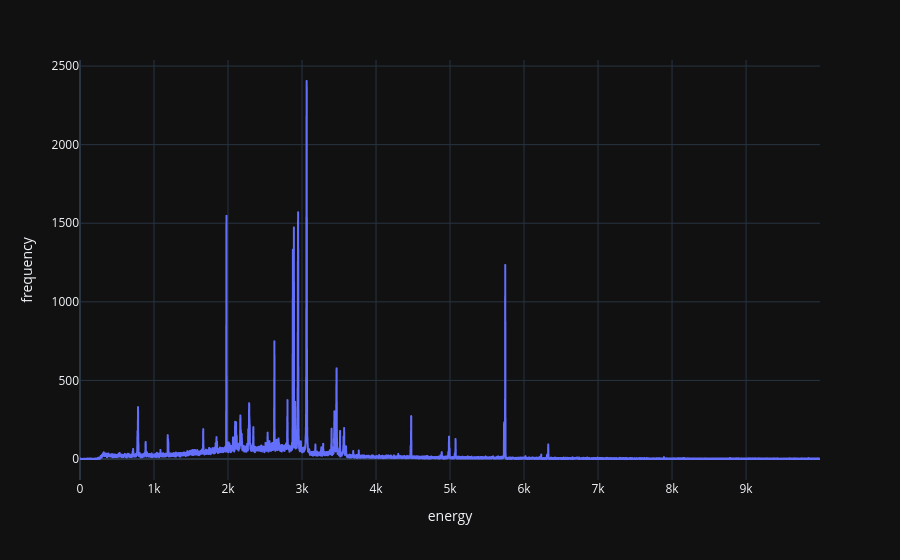

The code cell stored with this chart in its notebook:
### Markdown cell above
##### Making sense of this graphically

### Code cell
# Showing the prominent peaks on the histogram on channel 1
hist_peaks = px.line(
    y = chan1['counts'],
    labels = {"x":"energy", "y":"frequency"}
)

# peaks = px.scatter(
#     y = chan1['prom_peak_vals'],
#     x = chan1['prom_peak_indices'],
#     color_discrete_sequence=['red']
# )

# hist_peaks.add_traces(peaks.data).show()
hist_peaks

### Figure 1 — Plotly figure (JSON) as saved in the notebook; plotly's stock layout.template omitted (floating-point values rounded to 4 significant figures; data arrays with more than 128 entries replaced by an {"elided": "..."} marker saying what was removed)
{"data": [{"hovertemplate": "energy=%{x}<br>frequency=%{y}<extra></extra>", "legendgroup": "", "line": {"color": "#636efa", "dash": "solid"}, "marker": {"symbol": "circle"}, "mode": "lines", "name": "", "showlegend": false, "type": "scattergl", "x": {"elided": "10000 int values"}, "xaxis": "x", "y": {"elided": "10000 int values"}, "yaxis": "y"}], "layout": {"legend": {"tracegroupgap": 0}, "margin": {"t": 60}, "xaxis": {"anchor": "y", "domain": [0, 1], "title": {"text": "energy"}}, "yaxis": {"anchor": "x", "domain": [0, 1], "title": {"text": "frequency"}}}}
